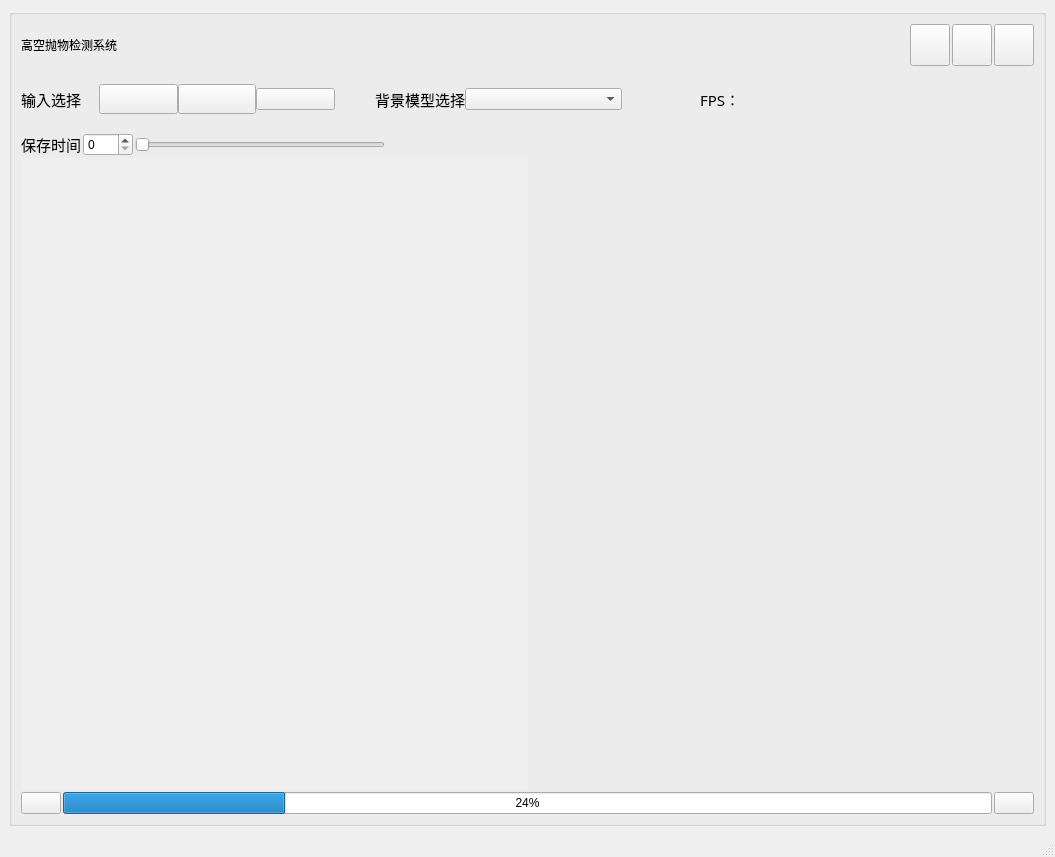
<?xml version="1.0" encoding="UTF-8"?>
<ui version="4.0">
 <class>MainWindow</class>
 <widget class="QMainWindow" name="MainWindow">
  <property name="geometry">
   <rect>
    <x>0</x>
    <y>0</y>
    <width>1055</width>
    <height>857</height>
   </rect>
  </property>
  <property name="windowTitle">
   <string>高空抛物检测系统</string>
  </property>
  <widget class="QWidget" name="centralwidget">
   <layout class="QGridLayout" name="gridLayout">
    <item row="0" column="0">
     <widget class="QGroupBox" name="groupBox">
      <property name="enabled">
       <bool>true</bool>
      </property>
      <property name="sizePolicy">
       <sizepolicy hsizetype="Preferred" vsizetype="Preferred">
        <horstretch>0</horstretch>
        <verstretch>0</verstretch>
       </sizepolicy>
      </property>
      <property name="title">
       <string/>
      </property>
      <layout class="QVBoxLayout" name="verticalLayout" stretch="2,3,2,30,2">
       <property name="spacing">
        <number>2</number>
       </property>
       <property name="bottomMargin">
        <number>9</number>
       </property>
       <item>
        <layout class="QHBoxLayout" name="horizontalLayout_2" stretch="18,6,1,1,1">
         <property name="sizeConstraint">
          <enum>QLayout::SetDefaultConstraint</enum>
         </property>
         <property name="rightMargin">
          <number>0</number>
         </property>
         <property name="bottomMargin">
          <number>0</number>
         </property>
         <item>
          <widget class="QLabel" name="label">
           <property name="sizePolicy">
            <sizepolicy hsizetype="Preferred" vsizetype="Preferred">
             <horstretch>0</horstretch>
             <verstretch>0</verstretch>
            </sizepolicy>
           </property>
           <property name="text">
            <string>高空抛物检测系统</string>
           </property>
          </widget>
         </item>
         <item>
          <spacer name="horizontalSpacer">
           <property name="orientation">
            <enum>Qt::Horizontal</enum>
           </property>
           <property name="sizeHint" stdset="0">
            <size>
             <width>40</width>
             <height>20</height>
            </size>
           </property>
          </spacer>
         </item>
         <item>
          <widget class="QPushButton" name="min_Button">
           <property name="sizePolicy">
            <sizepolicy hsizetype="Preferred" vsizetype="Preferred">
             <horstretch>0</horstretch>
             <verstretch>0</verstretch>
            </sizepolicy>
           </property>
           <property name="maximumSize">
            <size>
             <width>16777215</width>
             <height>16777215</height>
            </size>
           </property>
           <property name="text">
            <string/>
           </property>
           <property name="icon">
            <iconset resource="back_img.qrc">
             <normaloff>:/back/back_img/最小化.png</normaloff>:/back/back_img/最小化.png</iconset>
           </property>
          </widget>
         </item>
         <item>
          <widget class="QPushButton" name="max_Button">
           <property name="sizePolicy">
            <sizepolicy hsizetype="Preferred" vsizetype="Preferred">
             <horstretch>0</horstretch>
             <verstretch>0</verstretch>
            </sizepolicy>
           </property>
           <property name="text">
            <string/>
           </property>
           <property name="icon">
            <iconset resource="back_img.qrc">
             <normaloff>:/back/back_img/最大化.png</normaloff>:/back/back_img/最大化.png</iconset>
           </property>
          </widget>
         </item>
         <item>
          <widget class="QPushButton" name="close_Button">
           <property name="sizePolicy">
            <sizepolicy hsizetype="Preferred" vsizetype="Preferred">
             <horstretch>0</horstretch>
             <verstretch>0</verstretch>
            </sizepolicy>
           </property>
           <property name="text">
            <string/>
           </property>
           <property name="icon">
            <iconset resource="back_img.qrc">
             <normaloff>:/back/back_img/关闭.png</normaloff>:/back/back_img/关闭.png</iconset>
           </property>
          </widget>
         </item>
        </layout>
       </item>
       <item>
        <layout class="QHBoxLayout" name="horizontalLayout" stretch="1,1,1,1,0,1,2,1,4">
         <property name="spacing">
          <number>0</number>
         </property>
         <property name="rightMargin">
          <number>20</number>
         </property>
         <item>
          <widget class="QLabel" name="imput_choose_label">
           <property name="font">
            <font>
             <family>Adobe Devanagari</family>
             <pointsize>11</pointsize>
            </font>
           </property>
           <property name="text">
            <string>输入选择</string>
           </property>
          </widget>
         </item>
         <item>
          <widget class="QPushButton" name="videoButton">
           <property name="font">
            <font>
             <family>Adobe Devanagari</family>
             <pointsize>11</pointsize>
            </font>
           </property>
           <property name="text">
            <string/>
           </property>
           <property name="icon">
            <iconset resource="back_img.qrc">
             <normaloff>:/back/back_img/文件.png</normaloff>:/back/back_img/文件.png</iconset>
           </property>
          </widget>
         </item>
         <item>
          <widget class="QPushButton" name="camButton">
           <property name="font">
            <font>
             <family>Adobe Devanagari</family>
             <pointsize>11</pointsize>
            </font>
           </property>
           <property name="text">
            <string/>
           </property>
           <property name="icon">
            <iconset resource="back_img.qrc">
             <normaloff>:/back/back_img/摄像头关.png</normaloff>:/back/back_img/摄像头关.png</iconset>
           </property>
          </widget>
         </item>
         <item>
          <widget class="QPushButton" name="rtspButton">
           <property name="enabled">
            <bool>true</bool>
           </property>
           <property name="text">
            <string/>
           </property>
           <property name="icon">
            <iconset resource="back_img.qrc">
             <normaloff>:/back/back_img/网络系统.png</normaloff>:/back/back_img/网络系统.png</iconset>
           </property>
          </widget>
         </item>
         <item>
          <spacer name="horizontalSpacer_3">
           <property name="orientation">
            <enum>Qt::Horizontal</enum>
           </property>
           <property name="sizeHint" stdset="0">
            <size>
             <width>40</width>
             <height>20</height>
            </size>
           </property>
          </spacer>
         </item>
         <item>
          <widget class="QLabel" name="bg_choose_label">
           <property name="font">
            <font>
             <family>Adobe Devanagari</family>
             <pointsize>11</pointsize>
            </font>
           </property>
           <property name="text">
            <string>背景模型选择</string>
           </property>
          </widget>
         </item>
         <item>
          <widget class="QComboBox" name="comboBox"/>
         </item>
         <item>
          <spacer name="horizontalSpacer_2">
           <property name="orientation">
            <enum>Qt::Horizontal</enum>
           </property>
           <property name="sizeHint" stdset="0">
            <size>
             <width>40</width>
             <height>20</height>
            </size>
           </property>
          </spacer>
         </item>
         <item>
          <widget class="QLabel" name="FPS_label">
           <property name="font">
            <font>
             <family>Adobe Devanagari</family>
             <pointsize>11</pointsize>
            </font>
           </property>
           <property name="text">
            <string>FPS：</string>
           </property>
          </widget>
         </item>
        </layout>
       </item>
       <item>
        <layout class="QHBoxLayout" name="horizontalLayout_10" stretch="1,1,5,13">
         <item>
          <widget class="QLabel" name="time_labe">
           <property name="font">
            <font>
             <family>宋体</family>
             <pointsize>11</pointsize>
            </font>
           </property>
           <property name="text">
            <string>保存时间</string>
           </property>
          </widget>
         </item>
         <item>
          <widget class="QSpinBox" name="time_spinBox"/>
         </item>
         <item>
          <widget class="QSlider" name="time_horizontalSlider">
           <property name="orientation">
            <enum>Qt::Horizontal</enum>
           </property>
          </widget>
         </item>
         <item>
          <spacer name="horizontalSpacer_4">
           <property name="orientation">
            <enum>Qt::Horizontal</enum>
           </property>
           <property name="sizeHint" stdset="0">
            <size>
             <width>40</width>
             <height>20</height>
            </size>
           </property>
          </spacer>
         </item>
        </layout>
       </item>
       <item>
        <layout class="QHBoxLayout" name="horizontalLayout_3" stretch="1,1">
         <property name="spacing">
          <number>0</number>
         </property>
         <item>
          <widget class="QLabel" name="dete_out_label">
           <property name="autoFillBackground">
            <bool>true</bool>
           </property>
           <property name="styleSheet">
            <string notr="true"/>
           </property>
           <property name="text">
            <string/>
           </property>
          </widget>
         </item>
         <item>
          <widget class="QLabel" name="raw_label">
           <property name="styleSheet">
            <string notr="true"/>
           </property>
           <property name="text">
            <string/>
           </property>
          </widget>
         </item>
        </layout>
       </item>
       <item>
        <layout class="QHBoxLayout" name="horizontalLayout_4">
         <item>
          <widget class="QPushButton" name="play_pause_Button">
           <property name="text">
            <string/>
           </property>
           <property name="icon">
            <iconset resource="back_img.qrc">
             <normaloff>:/back/back_img/赞停.png</normaloff>:/back/back_img/赞停.png</iconset>
           </property>
          </widget>
         </item>
         <item>
          <widget class="QProgressBar" name="progressBar">
           <property name="value">
            <number>24</number>
           </property>
          </widget>
         </item>
         <item>
          <widget class="QPushButton" name="stop_Button">
           <property name="text">
            <string/>
           </property>
           <property name="icon">
            <iconset resource="back_img.qrc">
             <normaloff>:/back/back_img/停止.png</normaloff>:/back/back_img/停止.png</iconset>
           </property>
          </widget>
         </item>
        </layout>
       </item>
      </layout>
     </widget>
    </item>
   </layout>
  </widget>
  <widget class="QStatusBar" name="statusbar"/>
 </widget>
 <resources>
  <include location="back_img.qrc"/>
 </resources>
 <connections/>
</ui>
